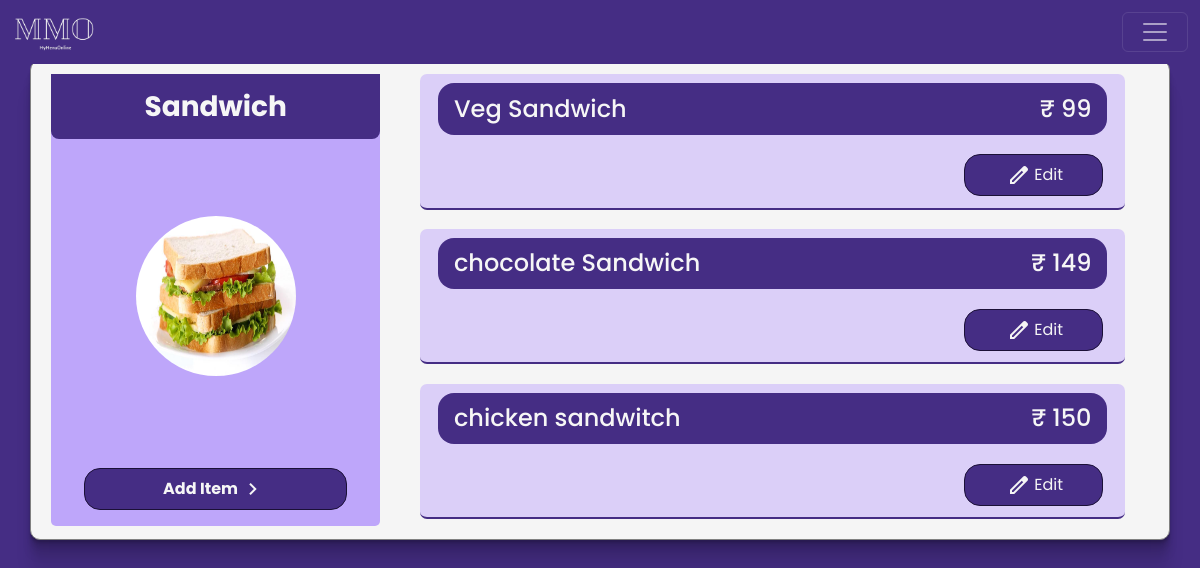
/client/items/category=6/ (signed in), run on the app's committed database.
### client/models.py (models this page shows, shortened)
class Header(models.Model):
    header_text = models.CharField(max_length=100)
    image = models.ImageField(upload_to='images', height_field=None, width_field=None, max_length=None, blank=True, null=True)
    menu = models.ForeignKey(Menu, on_delete=models.CASCADE, related_name='headers')
    description = models.CharField(max_length=50, blank= True, default="")

class Item(models.Model):
    header = models.ForeignKey(Header, on_delete=models.CASCADE)
    item_name = models.CharField( max_length=50)
    price = models.IntegerField()
    vegnonveg = models.CharField(max_length=15,)
    tags = models.CharField( max_length=50)
    def __str__(self):
        return f'{self.item_name}  {self.price}'

### client/views.py (the view)
# urls.py: path('items/category=<int:id>/', views.itemList, name= 'itemList'),
@login_required
def itemList(request, id):
    try:
        header = Header.objects.get(id = id)
    except:
        return HttpResponse('404 page not found')
    if header.menu.user == request.user:
        items = Item.objects.filter(header= header).order_by('price')
        print(items)
        data = {
            'header' : header,
            'items': items,
        }
        return render(request, 'client/itemList.html',data )
    else:
        return HttpResponse('You are not authorized to view this page')

### templates/client/itemList.html (shortened to what this page needs)
{% load static %}
<!doctype html>
<html lang="en">
  <head>
    <link rel="stylesheet" href="{% static 'css/styleAdmin.css' %}">
    <link href="https://cdn.jsdelivr.net/npm/bootstrap@5.3.1/dist/css/bootstrap.min.css" rel="stylesheet">
  </head>
  <body>
    {% include 'client/navBar.html' %}
      <div class="container  flexCol">
        <div class="cateloginList ">
          <h3>{{header.header_text}}</h3>
          {% if header.image %}
          <img src="{{header.image.url}}" alt="">
          {% else %}
          <img src="{% static 'img/burger.jpg' %}" alt="">
          {% endif %}
          <p class="myActionButton" onclick="parent.location.href='/client/items/category={{header.id}}/add'"> Add Item<span class="material-symbols-outlined">
            </span></p>
        </div>
        <div class="itemListScroll">
          {% for item in items %}
          <div class="myListItem itermListBlock">
         <div class="itermList">
           <h4>{{item.item_name}}</h4>
           <h4>₹ {{item.price}}</h4>
          </div>
          <div class="categoryButton listnewItem">
            <p onclick="parent.location.href='/client/items/category={{header.id}}/edit/item={{item.id}}'" > <span class="material-symbols-outlined">
            </span>Edit</p>
          </div>
     </div>
     {% endfor %}
</div>
</div>
</body>
</html>

### static/css/styleAdmin.css (style rules this page uses)
:root { --text: #3f3f3f; --background: #f6f6f6; --primary: #7e4cff; --primaryDark : rgb(69, 45, 132); --navPrimaryDark : #1b1037 ; --secondary: #e1e9fb; --accent: #0082ce; }
* { font-family: 'Poppins', sans-serif; scrollbar-color: var(--background); scroll-behavior: smooth; }
body { color: var(--text); background-color: var(--primaryDark) !important; }
.container { max-width: 1140px; z-index: 11; background-color: whitesmoke; margin: 5% 20%; border: 1px solid gray; padding: 0.8rem; border-radius: 10px; box-shadow: 0 2px 1px rgba(0,0,0,0.09), 0 4px 2px rgba(0,0,0,0.09), 0 8px 4px rgba(0,0,0,0.09), 0 16px 8px rgba(0,0,0,0.09), 0 32px 16px rgba(0,0,0,0.09); }
::placeholder { opacity: 1; color: var(--text); }
.flexCol { display: flex; justify-content: space-around; align-items: center; overflow:hidden; height: 480px; }
.categoryButton { display: flex; justify-content: space-between; align-items: center; text-align: center; }
.categoryButton > p { margin: auto; width: 80%; color: whitesmoke !important; display: flex; justify-content: center; align-items: center; padding: 0.5rem; background-color: var(--primaryDark); margin: 1rem ; cursor: pointer; border-radius: 1rem; opacity: 1; }
.myActionButton { margin: auto; border: 1px solid var(--navPrimaryDark); width: 80%; color: var(--background); display: flex; justify-content: center; align-items: center; padding: 0.5rem; background-color: var(--primaryDark); font-weight: bolder; margin: 1rem ; cursor: pointer; border-radius: 1rem; }
p> span { margin: 0 0.2rem; }
.itermList { display: flex; justify-content: space-between; align-items: center; align-content: center; height: 3.2rem; margin: 0.2rem 0.7rem; background-color: var(--primaryDark); border-radius: 1rem; }
.itermList > h4 { margin: 1rem !important; color: var(--background); }
.cateloginList { border-radius: 5px; height: 100%; width: 30%; display: flex; flex-direction: column; align-items: center; align-content: center; background-color:#7f4cff77 ; margin: 0 0.5rem; }
.itemListScroll { border-radius: 5px; height: 100%; width: 70%; overflow: scroll; }
.cateloginList > img { height: 10rem; width: 10rem; border-radius: 50%; margin: auto; }
.cateloginList > h3 { color: #121212; margin: 1rem auto; font-weight: bolder; }
.itermListBlock { border-radius: 7px; color: var(--text); margin-bottom: 1.2rem; padding: 0.4rem; background-color: #bea6fa7a; height: 30%; margin-left: 2rem; margin-right: 2rem; border-bottom: 2px solid var(--primaryDark); }
.listnewItem { justify-content: space-between; }
.listnewItem > p { width: 20%; border: 1px solid var(--navPrimaryDark); }
@media only screen and (min-width: 700px) { .cateloginList > h3 { width: 100%; text-align: center; padding: 1rem; background-color: var(--primaryDark); color: var(--background) !important; margin: 0; border-radius: 0rem 0rem 0.5rem 0.5rem; } }
.addCategoryButtonBlock > p,span { margin: auto 0.3rem; }

### data on the page
Header: header_text "Sandwich", image (picture)
Item: item_name "Veg Sandwich", price "99"
Item: item_name "chocolate Sandwich", price "149"
Item: item_name "chicken sandwitch", price "150"
